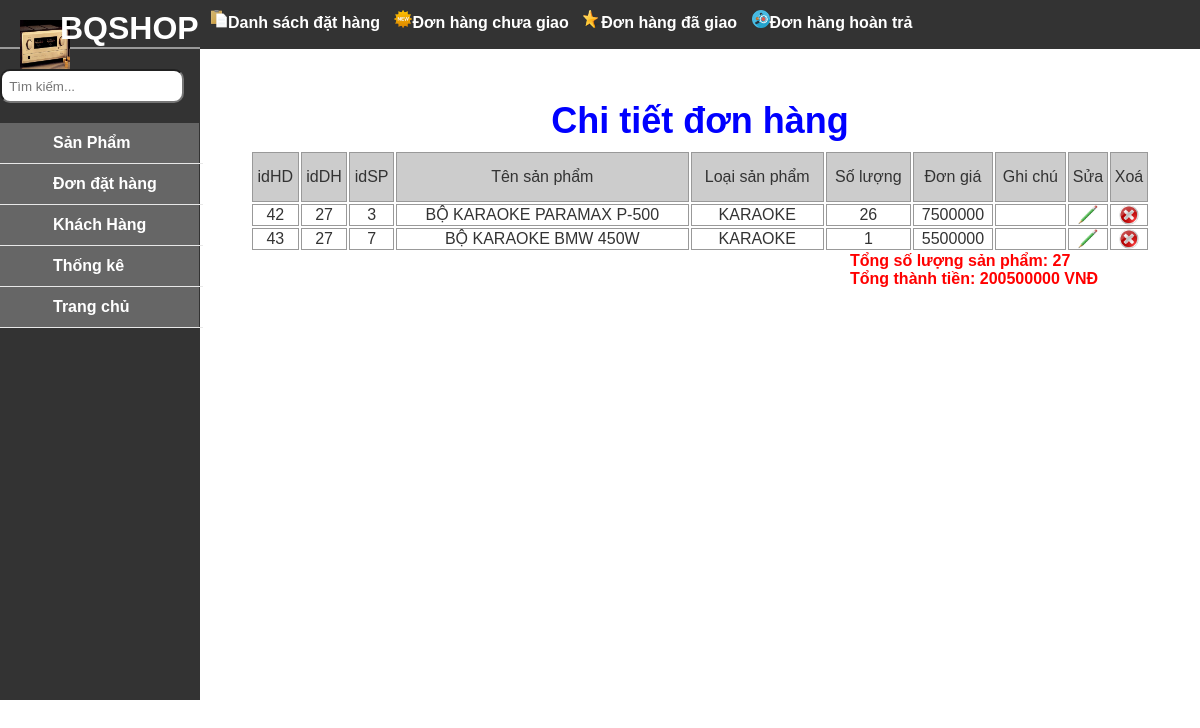
/BQShop.vn/Xem_CTDH.php?id=27, run on the app's committed database.
### tables this page shows
CREATE TABLE `hoadon` (
  `idHD` int(255) NOT NULL,
  `idDH` int(10) NOT NULL,
  `idSP` int(255) NOT NULL,
  `TenSP` varchar(100) NOT NULL,
  `soluongSP` int(11) NOT NULL DEFAULT '0',
  `DonGia` int(10) NOT NULL,
  `ghichu` text NOT NULL
);

CREATE TABLE `sanpham` (
  `idSP` int(255) NOT NULL,
  `idLoaiSP` int(11) NOT NULL,
  `tenSP` varchar(100) NOT NULL,
  `DonGia` decimal(15,0) NOT NULL DEFAULT '0',
  `GioiThieu` text NOT NULL,
  `GiamGia` int(11) NOT NULL,
  `image_link` varchar(100) NOT NULL,
  `image_list` text NOT NULL,
  `timeNhap` int(11) NOT NULL DEFAULT '0',
  `luotxem` int(11) NOT NULL DEFAULT '0',
  `SLTon` int(10) NOT NULL,
  `idtin` int(10) NOT NULL
);

CREATE TABLE `loaisp` (
  `id` int(11) NOT NULL,
  `tenloai` varchar(128) NOT NULL,
  `thutu` tinyint(4) NOT NULL DEFAULT '0',
  `idTL` int(10) NOT NULL
);

### BQShop.vn/Xem_CTDH.php (the view, shortened to what this page needs)
<?php include_once('KetNoiCSDL.php');?>
<?php
	$idDH = $_GET['id'];
 ?>
<!DOCTYPE html PUBLIC "-//W3C//DTD XHTML 1.0 Transitional//EN" "http://www.w3.org/TR/xhtml1/DTD/xhtml1-transitional.dtd">
<html xmlns="http://www.w3.org/1999/xhtml">
<head>
<link href="css/styles.css" type="text/css" media="all" rel="stylesheet" />
  <link href="css/skitter.styles.min.css" type="text/css" media="all" rel="stylesheet" />
</head>
<body>
<table cellpadding="0" cellspacing="0">
  <tr >
   <td width="206" class="n">
    <img src="image/hinhloa/Amply1.jpg" />
    <h1><font color="#FFFFFF">BQSHOP</font></h1><hr / color="#999999" width="200px">
    <input type="text" name="" placeholder="  Tìm kiếm..." />
    <ul>
     <li><a href="admin.php">Sản Phẩm</a>
     <li><a href="DatHang.php">Đơn đặt hàng</a></li>
     <li><a href="KhachHang.php">Khách Hàng</a></li>
     <li><a href="ThongKe.php">Thống kê</a></li>
     <li><a href="index.php">Trang chủ</a></li>
    </ul>
   </td>
   <td width="1155">
   <div class="khung0">
   <div class="khung01">
            	<img src="icon/danhsach.png" width="18" height="18" /><a href="admin.php?id = 0"><b>Danh sách đặt hàng</b></a>
                <img src="icon/tieubieu.png" width="18" height="18" /><a href="DH_ChuaGiao.php"><b>Đơn hàng chưa giao</b></a>
                <img src="icon/new.png" width="18" height="18" /><a href="DH_DaGiao.php"><b>Đơn hàng đã giao</b></a>
                <img src="icon/hetsl.png" width="18" height="18" /><a href="#"><b>Đơn hàng hoàn trả</b></a>
   </div>
   </div>
    <div class="khung2">
        <div class="tieude">Chi tiết đơn hàng</div>
    	<table width="100%">
        	<tr bgcolor="#CCCCCC" align="center" height="50">
            	<td>idHD</td>
            	<td>idDH</td>
                <td>idSP</td>
                <td>Tên sản phẩm</td>
                <td>Loại sản phẩm</td>
                <td>Số lượng</td>
                <td>Đơn giá</td>
                <td>Ghi chú</td>
                <td>Sửa</td>
                <td>Xoá</td>
            </tr>
        	<?php
					$sql_dh = 'select * from hoadon, sanpham, loaisp where hoadon.idSP = sanpham.idSP AND sanpham.idLoaiSP = loaisp.id AND idDH = '.$idDH;
					$dathang = mysql_query($sql_dh);
					$sl = 0;
					$tongtien = 0;
					while($row = mysql_fetch_array($dathang))
					{
						$sl = $sl + $row['soluongSP'];
						$tongtien = $tongtien + ($row['soluongSP'] * $row['DonGia']);
			  ?>
        	<tr bgcolor="#FFFFFF" align="center">
            	<td><?php echo $row['idHD']; ?></td>
                <td><?php echo $row['idDH']; ?></td>
                <td><?php echo $row['idSP']; ?></td>
             	<td><?php echo $row['tenSP']; ?></td>
                <td><?php echo $row['tenloai']; ?></td>
                <td><?php echo $row['soluongSP']; ?></td>
                <td><?php echo $row['DonGia']; ?></td>
                <td><?php echo $row['ghichu']; ?></td>
                <td><a href="#"><img src="icon/Sua.png" width="20" height="20" /></a></td>
                <td><a href="#"><img src="icon/Xoa.PNG" width="20" height="20"/></a></td>
            </tr>
            <?php }?>
        </table>
        <div class="tongtien">
        	Tổng số lượng sản phẩm: <?php echo $sl; ?><br />
            Tổng thành tiền: <?php echo $tongtien.' VNĐ'; ?>
        </div>
    </div>
   </td>
  </tr>
</table>
</body>
</html>

### BQShop.vn/css/styles.css (style rules this page uses)
* { margin:0; padding: 0; list-style: none; }
body { font-family: Arial,Tahoma; color:#333; background: #eee; }

### BQShop.vn/Xem_CTDH.php (style rules this page uses)
body { pading: 0px; margin:0px; background-color:#FFF; }
table .n { width:200px; height:700px; background:#333; position:fixed; }
table .n h1 { margin-top: -60px; margin-left:60px; }
table .n img { width: 50px; height: 50px; margin-top:20px; margin-left:20px; }
table .n input { border-radius:10px; width:180px; height:30px; margin-top:20px; }
table .n ul { background: #666; width: 206px; padding: 0; list-style-type: none; margin-top:20px; margin-left:-7px; }
table .n ul li { width: 210px; height: 40px; line-height: 40px; border-bottom: 1px solid #e8e8e8; padding: 0px; margin-left:0px; }
table .n ul li a { text-decoration: none; color: #333; font-weight: bold; display: block; color: #FFF; text-indent:60px; }
.khung2 { width:900px; height:600px; float:left; margin-left:250px; margin-top:100px; }
.khung2 .tieude { border:1px solid none; width:600px; height:50px; font-size:36px; color:#00F; font-weight:bold; text-align:center; margin-left:150px; }
.khung2 .tongtien { font-weight:bold; color:#F00; margin-left:600px; }
table .khung0 { height:49px; width:1150px; margin-left:200px; background-color:#333; position:fixed; }
* { margin:0px;padding:0px; }
ul { list-style:none; padding:5px 5px 3px 30px ; }
ul li { border-bottom: 1px solid #FFF; width:150px; margin-left:-40px; padding:10px; text-indent:20px; }
ul li:last-child { border-bottom: none; }
.khung0 a { text-decoration:none; margin-right:10px; margin-top:10px; color:#FFF; }
.khung0 .khung01 { border:1px solid none; width:800px; float:left; margin-top:10px; margin-left:10px; }
.khung2 table td { border:1px solid #999; cellspacing: 0px; }

### data on the page
hoadon: idHD "42", idDH "27", sanpham.idSP "3", sanpham.tenSP "BỘ KARAOKE PARAMAX P-500", loaisp.tenloai "KARAOKE", soluongSP "26", sanpham.DonGia "7500000"
hoadon: idHD "43", idDH "27", sanpham.idSP "7", sanpham.tenSP "BỘ KARAOKE BMW 450W", loaisp.tenloai "KARAOKE", soluongSP "1", sanpham.DonGia "5500000"

### other printed values
$sl "27"
$tongtien "200500000"
